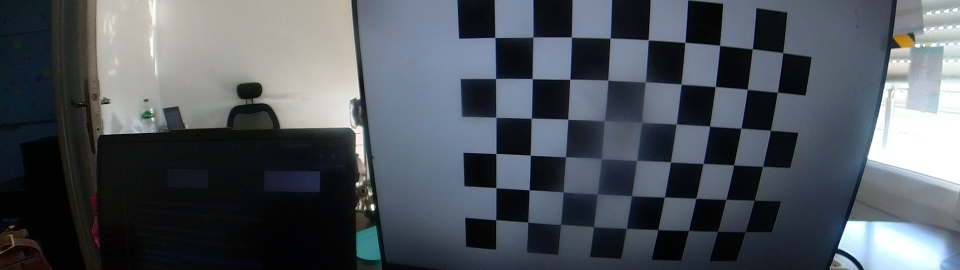
#> input picture datasets/18-calibration/views/f0208.jpg, 1920 x 540 px, found by its file name (shown at 1/2 size)
$ python compare_navera.py   (older library calls are emulated)
#> lines starting #> are read from the running program, lines starting #| are printed output that depends on the picture
### navera_common/navera_common/camera_model.py
"""Camera geometry shared by the camera node and the vision pipelines.

* CameraModel — the lens (pinhole or fisheye intrinsics from a calibration file,
  or an ideal lens from its horizontal field of view) and the distortion-free
  pinhole image NAVERA works on (`undistort`).
* Attitude — where the camera looks. Frames: world ENU, body FLU (REP-103: x
  forward, y left, z up), camera OpenCV (x right, y down, z = optical axis).
  A downward camera with no mounting offset has its image top towards the
  vehicle's nose.
* nadir_homography — straightens a tilted frame into the view of a level camera
  pointing straight down with the same heading. Its image centre is then the
  ground point under the camera, so a match locates the vehicle itself, not the
  ground the tilted camera looks at (150 m altitude, 10 deg pitch: 26 m apart).
* altitude_from_scale — the camera's height above the ground from the scale a
  map match measures (independent of GPS altitude and terrain).

Quaternions are (x, y, z, w), rotation matrices map the first named frame's
vectors into the second: R_world_cam @ v_cam = v_world.
"""
import math
from typing import Optional, Sequence, Tuple

import numpy as np

# camera axes expressed in the body frame, for a camera looking straight down:
# x_cam (image right) = body right (-y), y_cam (image down) = body back (-x),
# z_cam (optical axis) = body down (-z)
R_BODY_NADIR_CAM = np.array([[0.0, -1.0, 0.0],
                             [-1.0, 0.0, 0.0],
                             [0.0, 0.0, -1.0]])


# [29 lines left out: functions quat_to_matrix, rpy_to_matrix, body_rpy_enu, not called in this run]


class CameraModel:
    """A lens and the undistorted pinhole image NAVERA works on.

    model 'pinhole' (OpenCV k1,k2,p1,p2[,k3]) or 'fisheye' (OpenCV k1..k4), K 3x3,
    for images of `size` (w, h). `ideal(hfov_deg, size)` is a distortion-free lens.
    The undistorted image keeps the same size; its horizontal field of view is
    `out_hfov_deg` (default: the field of view of the central row, slightly
    cropped so no black border shows; never wider than max_out_hfov_deg(), which keeps
    the lens' resolution at the centre).
    """

    def __init__(self, K, D, size: Tuple[int, int], model: str = "pinhole",
                 out_hfov_deg: Optional[float] = None, balance: float = 0.0):
        if model not in ("pinhole", "fisheye"):
            raise ValueError("model must be 'pinhole' or 'fisheye'")
        self.K = np.asarray(K, dtype=float).reshape(3, 3)
        self.D = np.asarray(D if D is not None else [], dtype=float).ravel()
        self.size, self.model = (int(size[0]), int(size[1])), model
        self._maps = None
        w, h = self.size
        if out_hfov_deg is None:
            out_hfov_deg = self._native_hfov_deg() * (1.0 - 0.06 * (1.0 - balance) if self.D.any() else 1.0)
        if self.D.any():
            # a straight (pinhole) image of a very wide lens stretches its edges and shrinks
            # its centre: wider than 2 atan(w/2 / fx), the centre has fewer pixels per degree
            # than the lens gives (a 166 deg fisheye shown 169 deg wide: 7x fewer) — the
            # matcher needs the centre's detail more than the far edges
            out_hfov_deg = min(float(out_hfov_deg), self.max_out_hfov_deg())
        f = (w / 2.0) / math.tan(math.radians(out_hfov_deg) / 2.0)
        self.K_out = np.array([[f, 0.0, w / 2.0], [0.0, f, h / 2.0], [0.0, 0.0, 1.0]])
        self.out_hfov_deg = float(out_hfov_deg)

    # [5 lines left out: function ideal, not called in this run]

    @classmethod
    def from_calibration(cls, d: dict) -> "CameraModel":
        """From a calibration dict (navera_tools/calibrate_camera.py writes it as YAML):
        {model, image_width, image_height, camera_matrix: [9], distortion: [n]}.

        `model` is required whenever there is a distortion: 4 coefficients fit both models, and a
        fisheye read as pinhole is a different field of view (Hikvision visible lens file of
        2026-10-20, no model: 47 deg instead of 77 deg).
        """
        if d.get("distortion") and d.get("model") not in ("fisheye", "pinhole"):
            raise ValueError("calibration file: 'model' must be fisheye or pinhole "
                             f"(got {d.get('model')!r})")
        try:
            return cls(d["camera_matrix"], d.get("distortion", []),
                       (d["image_width"], d["image_height"]), d.get("model", "pinhole"),
                       d.get("out_hfov_deg"))
        except KeyError as e:
            raise ValueError(f"calibration file: missing {e}") from None

    def max_out_hfov_deg(self) -> float:
        """The widest undistorted view keeping the lens' own resolution at the centre."""
        return math.degrees(2.0 * math.atan((self.size[0] / 2.0) / self.K[0, 0]))

    # [53 lines left out: functions _native_hfov_deg, fisheye_valid_theta, _fisheye_theta, undistort_points, not called in this run]

    def undistort(self, img: np.ndarray) -> np.ndarray:
        """The distortion-free pinhole image (K_out), same size as the input."""
        import cv2
        h, w = img.shape[:2]
        if (w, h) != self.size:
            raise ValueError(f"image is {w}x{h}, the calibration is for {self.size[0]}x{self.size[1]}")
        if not self.D.any() and np.allclose(self.K, self.K_out):
            return img
        if self._maps is None:
            if self.model == "fisheye":
                self._maps = cv2.fisheye.initUndistortRectifyMap(
                    self.K, self.D[:4], np.eye(3), self.K_out, self.size, cv2.CV_16SC2)
            else:
                self._maps = cv2.initUndistortRectifyMap(
                    self.K, self.D if self.D.size else None, np.eye(3), self.K_out, self.size, cv2.CV_16SC2)
        return cv2.remap(img, *self._maps, cv2.INTER_LINEAR, borderMode=cv2.BORDER_CONSTANT)


# [41 lines left out: functions camera_rotation, level_nadir_rotation, tilt_deg, nadir_homography, heading_of_image_up_deg, not called in this run]


def ground_m_per_px(altitude_agl_m: float, hfov_deg: float, width_px: int) -> float:
    return 2.0 * altitude_agl_m * math.tan(math.radians(hfov_deg) / 2.0) / width_px


# [51 lines left out: functions altitude_from_scale, parse_crop, mount_identity, not called in this run]

### courses/18-calibration/files/fisheye.py
# Lab 18 — straighten the real Insta360 fisheye picture.
#
# Run:  python3 fisheye.py
# It loads NAVERA's real calibration file, straightens one real frame of the Insta360's
# top lens, measures how bent the chessboard lines are before and after, and saves
# before_after.jpg (open it in the editor).
import math

import cv2
import numpy as np
import yaml

DATA = "/data/academy/18-calibration"
CALIB_FILE = DATA + "/insta360_top.yaml"
EXAMPLE = DATA + "/views/f0208.jpg"
HFOV = 111.0           # width of the straight picture (deg), as NAVERA publishes it


def load_calibration(path):
    """Read a NAVERA calibration YAML.
    Returns (K, D, size): K a 3x3 numpy array, D a numpy array of the 4 fisheye
    coefficients k1..k4, size = (width, height) in pixels."""
    # TODO 1: open the file, read it with yaml.safe_load(), then build
    #   K from the 9 numbers of "camera_matrix" (np.array(...).reshape(3, 3)),
    #   D from the 4 numbers of "distortion",
    #   size from "image_width" and "image_height".
    return None, None, None


def straight_camera_matrix(hfov_deg, size):
    """The K of a perfect (pinhole) camera with this horizontal field of view, for an
    image of `size` = (w, h): focal length f = (w/2) / tan(hfov/2), centre in the middle."""
    # TODO 2: compute f, then return np.array([[f, 0, w/2], [0, f, h/2], [0, 0, 1]]).
    #   Careful: math.tan() wants radians -> math.radians(hfov_deg).
    return None


def undistort(img, K, D, K_new):
    """The straightened image (same size as img), seen by the perfect camera K_new."""
    # TODO 3: cv2.fisheye.initUndistortRectifyMap(K, D, np.eye(3), K_new, (w, h), cv2.CV_16SC2)
    #   gives two "maps" (where to fetch each output pixel); cv2.remap(img, map1, map2,
    #   cv2.INTER_LINEAR) builds the new picture from them.
    return None


# [18 lines left out: functions line_bend_px, fisheye_fov_deg, not called in this run]


# ---- you don't need to change anything below this line ----
BOARD = (9, 6)          # inner corners of the chessboard shown on the screen: 9 columns x 6 rows


# [27 lines left out: functions find_corners, worst_bend, draw, not called in this run]


# [22 lines that do not run on import are left out]

### courses/18-calibration/files/compare_navera.py
# Compare YOUR undistort() with the one NAVERA uses on the drone (navera_common/camera_model.py).
#   python3 compare_navera.py
# Nothing to change here.
import cv2
import numpy as np
import yaml
from navera_common.camera_model import CameraModel     # from your NAVERA copy (~/navera)

import fisheye

calib = yaml.safe_load(open(fisheye.CALIB_FILE))
cam = CameraModel.from_calibration(calib)               # exactly what live_camera.py does
print(f"NAVERA: model {cam.model}, picture {cam.size[0]}x{cam.size[1]}")
print(f"NAVERA: widest straight view keeping the centre's detail = {cam.max_out_hfov_deg():.2f} deg")
print(f"NAVERA: published field of view out_hfov_deg = {cam.out_hfov_deg:.2f} deg, "
      f"focal length of the straight picture = {cam.K_out[0, 0]:.1f} px")

img = cv2.imread(fisheye.EXAMPLE)
#> img is the input picture: shape (540, 1920, 3); mean B, G, R 91.6, 84.6, 78.4
theirs = cam.undistort(img)
#> in undistort, `return cv2.remap(img, *self._maps, cv2.INTER_LINEAR, borderMode=cv2.BO..`:
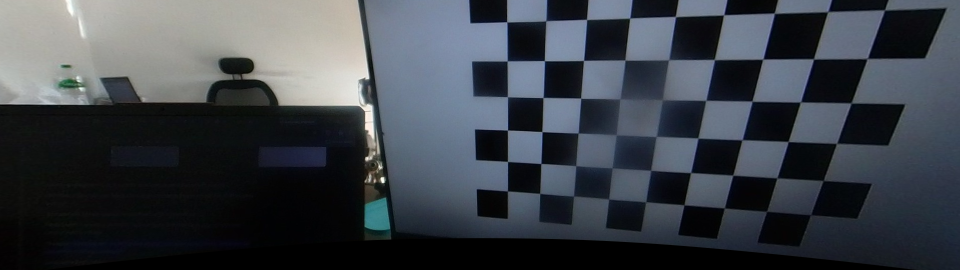
#> returned value: shape (540, 1920, 3) (shown at 1/2 size); mean of channels 0, 1, 2 72.8, 66, 60.8; drawn as B, G, R
K, D, size = fisheye.load_calibration(fisheye.CALIB_FILE)
mine = fisheye.undistort(img, K, D, fisheye.straight_camera_matrix(cam.out_hfov_deg, size))
if mine is None:
#> (the run stopped early here; a loop or call above may not have finished)

$ run again, with datasets/18-calibration/views/f0022.jpg copied over datasets/18-calibration/views/f0208.jpg
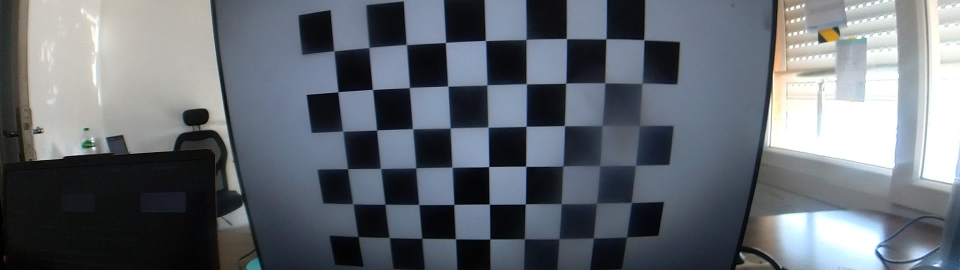
#> input picture datasets/18-calibration/views/f0022.jpg, 1920 x 540 px, found by its file name (shown at 1/2 size)
#> img is the input picture: shape (540, 1920, 3); mean B, G, R 113.8, 106.3, 100.3
#> in undistort, `return cv2.remap(img, *self._maps, cv2.INTER_LINEAR, borderMode=cv2.BO..`:
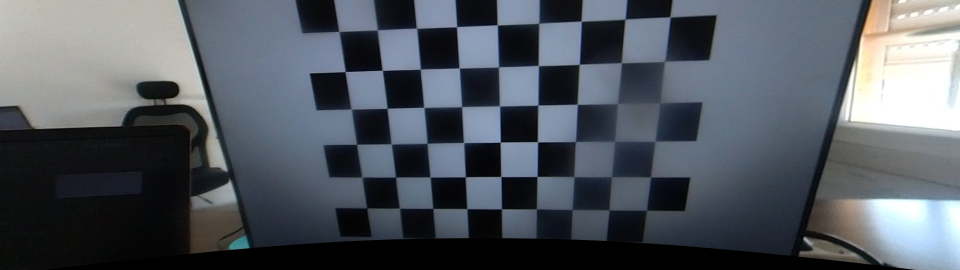
#> returned value: shape (540, 1920, 3) (shown at 1/2 size); mean of channels 0, 1, 2 95.5, 87.8, 81.9; drawn as B, G, R

$ run again, with datasets/18-calibration/views/f0044.jpg copied over datasets/18-calibration/views/f0208.jpg
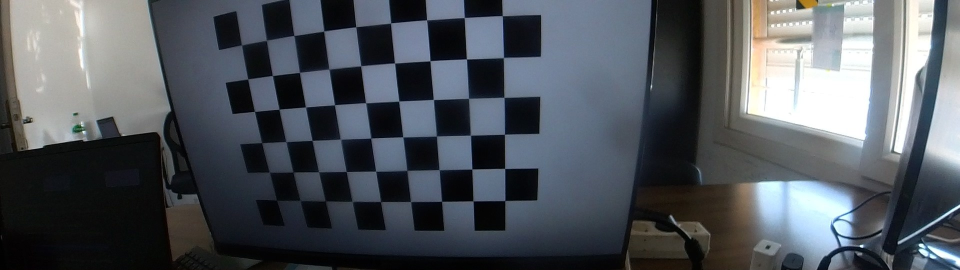
#> input picture datasets/18-calibration/views/f0044.jpg, 1920 x 540 px, found by its file name (shown at 1/2 size)
#> img is the input picture: shape (540, 1920, 3); mean B, G, R 92.5, 86.4, 81.3
#> in undistort, `return cv2.remap(img, *self._maps, cv2.INTER_LINEAR, borderMode=cv2.BO..`:
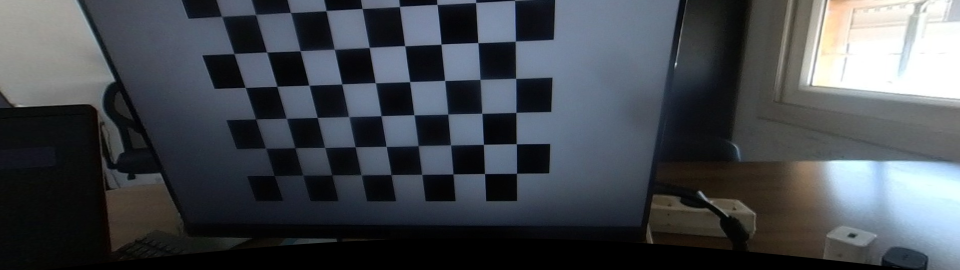
#> returned value: shape (540, 1920, 3) (shown at 1/2 size); mean of channels 0, 1, 2 78.8, 73, 68.3; drawn as B, G, R

$ run again, with datasets/18-calibration/views/f0075.jpg copied over datasets/18-calibration/views/f0208.jpg
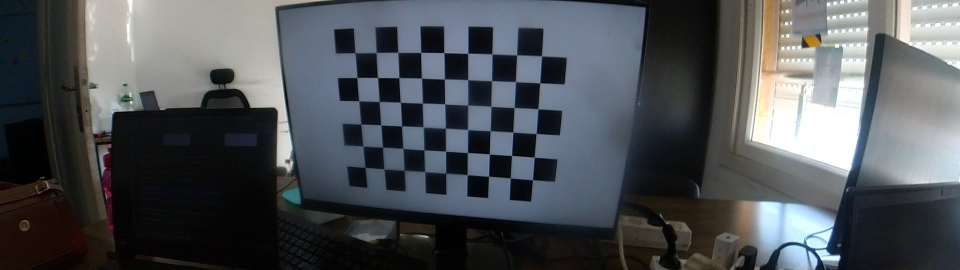
#> input picture datasets/18-calibration/views/f0075.jpg, 1920 x 540 px, found by its file name (shown at 1/2 size)
#> img is the input picture: shape (540, 1920, 3); mean B, G, R 85.8, 82, 78.4
#> in undistort, `return cv2.remap(img, *self._maps, cv2.INTER_LINEAR, borderMode=cv2.BO..`:
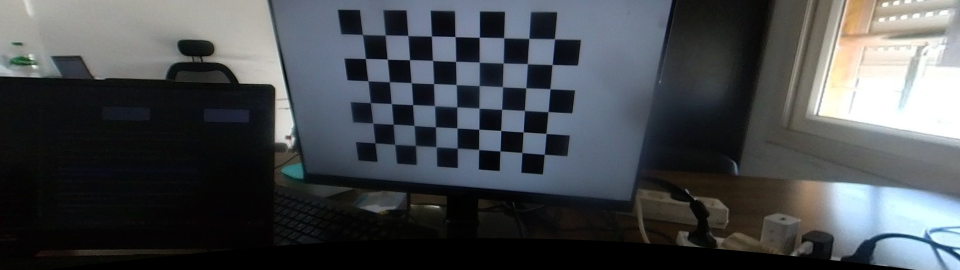
#> returned value: shape (540, 1920, 3) (shown at 1/2 size); mean of channels 0, 1, 2 77.9, 74.4, 70.7; drawn as B, G, R
